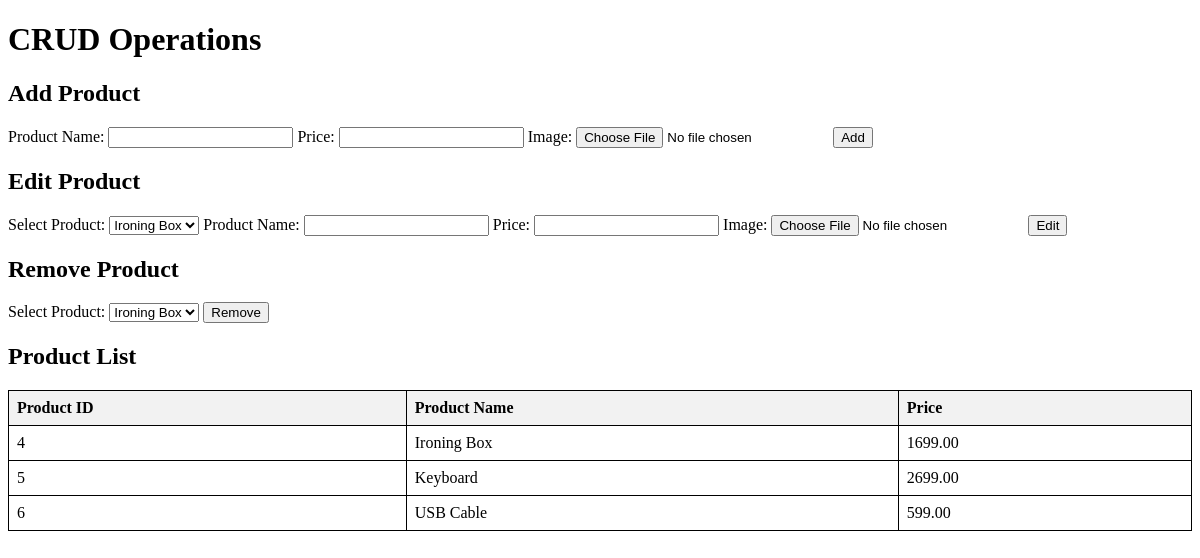
/crud/, run on an earlier commit of the app's database.
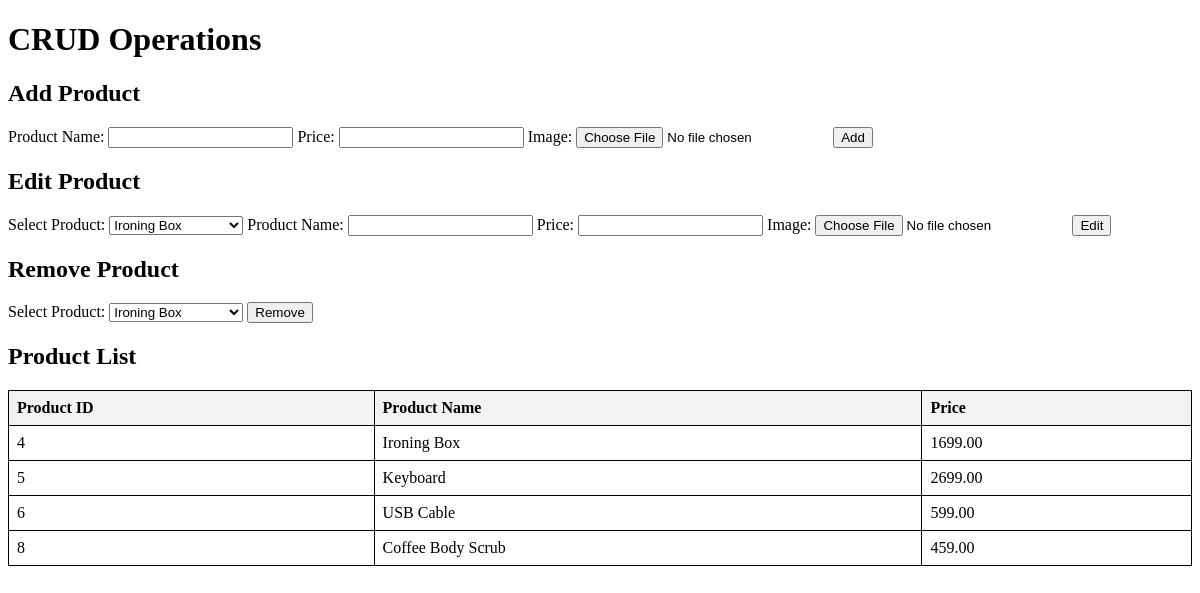
And on a later commit of the database.
### store/models.py (models this page shows, shortened)
class Product(models.Model):
    name = models.CharField(max_length=100)
    price = models.DecimalField(max_digits=10, decimal_places=2)
    image = models.ImageField(upload_to='product_images/')

### core/views.py (the view, shortened to what this page needs)
# urls.py: path("crud/", crud_operations, name="crud_operations"),
def crud_operations(request):
    products = Product.objects.all()
    form = ProductForm()
    return render(request, 'crud_operations.html', {'products': products, 'form': form})

### store/forms.py
class ProductForm(forms.ModelForm):
    class Meta:
        model = Product
        fields = ['name', 'price', 'image']

### store/templates/crud_operations.html (shortened to what this page needs)
<!DOCTYPE html>
<html>
<head>
  {% load static %}
</head>
<body>
  <h1>CRUD Operations</h1>
  <h2>Add Product</h2>
  <form method="post" enctype="multipart/form-data">
    <label for="add-name">Product Name:</label>
    <input type="text" id="add-name" name="add_name" required>
    <label for="add-price">Price:</label>
    <input type="number" id="add-price" name="add_price" required>
    <label for="add-image">Image:</label>
    <input type="file" id="add-image" name="add_image" accept="image/*">
    <input type="submit" value="Add">
  </form>
  <h2>Edit Product</h2>
  <form method="post" enctype="multipart/form-data">
    <label for="edit-select">Select Product:</label>
    <select id="edit-select" name="edit_select">
      {% for product in products %}
        <option value="{{ product.id }}">{{ product.name }}</option>
      {% endfor %}
    </select>
    <label for="edit-name">Product Name:</label>
    <input type="text" id="edit-name" name="edit_name" required>
    <label for="edit-price">Price:</label>
    <input type="number" id="edit-price" name="edit_price" required>
    <label for="edit-image">Image:</label>
    <input type="file" id="edit-image" name="edit_image" accept="image/*">
    <input type="submit" value="Edit">
  </form>
  <h2>Remove Product</h2>
  <form method="post" enctype="multipart/form-data">
    <label for="remove-select">Select Product:</label>
    <select id="remove-select" name="remove_select">
      {% for product in products %}
        <option value="{{ product.id }}">{{ product.name }}</option>
      {% endfor %}
    </select>
    <input type="submit" value="Remove">
  </form>
  <h2>Product List</h2>
  <table>
    <tr>
      <th>Product ID</th>
      <th>Product Name</th>
      <th>Price</th>
    </tr>
    {% for product in products %}
      <tr>
        <td>{{ product.id }}</td>
        <td>{{ product.name }}</td>
        <td>{{ product.price }}</td>
      </tr>
    {% empty %}
      <tr>
        <td colspan="3">No products found.</td>
      </tr>
    {% endfor %}
  </table>
</body>
</html>

What changed in the data, as far as the page shows it:
added Product: id "8", name "Coffee Body Scrub", price "459.00"
